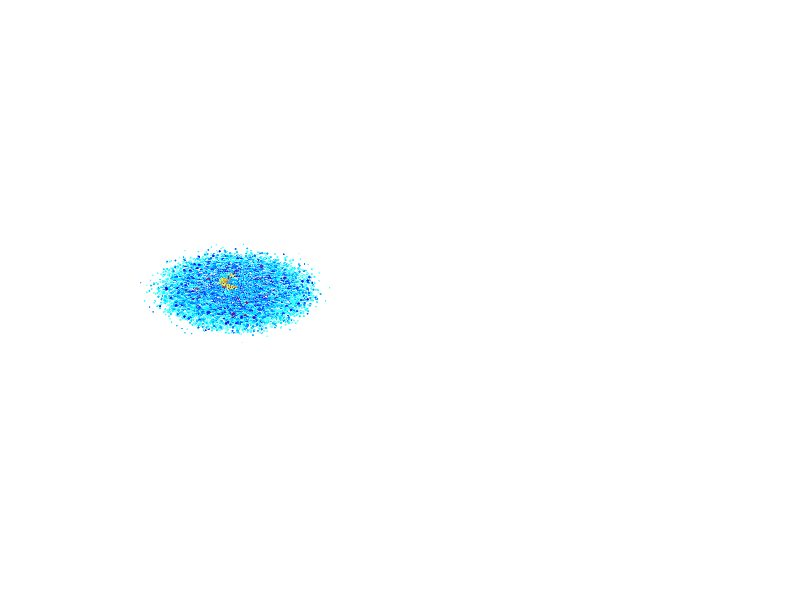

The MATLAB script that drew this image: (Note: this script raises an error after producing the figure.)
function [] = galaxy_model() % M
%
% Author : nicolas.douillet9 (at) gmail.com, 2016-2024.


% Spiral galaxy parameter set example :
%
% [nb_stars = 5e4, amplitude = 0.5, radius = 1, curvature = 9, nb_arms = 2, way = -1, R0 = 3, mean_val = 2, sdn = 4, 
% X_noise_percent = Y_noise_percent = Z_noise_percent = 0.08, a = b = 1, cmap = colormap('bone')]

% Elliptic galaxy parameter set example #1 :
%
% [nb_stars = 1e5, amplitude = 3, radius = 2, curvature = 15, nb_arms = 2,
% way = -1, R0 = 4, mean_val = 1.8, sdn = 1, a = 2, b = 1, noise = 0.15,
% cmap = colormap('autumn')]

% Elliptic galaxy parameter set example #2 :
%
% [nb_stars = 5e4, amplitude = 3, radius = 1, curvature = 360, nb_arms = 2,
% way = -1, R0 = 4, mean_val = 3, sdn = 3, a = 2, b = 1, noise = 0.08,
% colormap('autumn')]


% Spiral geometric parameters
%
nb_stars = 5e4;  % number of stars
amplitude = 0.5; % thickness of the galactic disk
radius = 1;      % basis radius
curvature = 9;   % the higher this value is, the greater the spiral is wrapped around itself
nb_arms = 2;     % number of arms, integer
way = -1;        % -1 / 1 : rotation way
R0 = 3;          % radius translation parameter
mean_val = 2;    % influence stars density at the centre
sdn = 4;         % standard deviations number
k = 1;           % phase at the origin

a = 1;           % ellipsoidal X axis
b = 1;           % ellipsoidal Y axis

% Noise parameters
%
X_noise_percent = 0.08;
Y_noise_percent = 0.08;
Z_noise_percent = 0.08;

% Display parameters
%
profile_view = true;
starsize = 'adaptated'; % 'constant'
az = 0; % -40; % azimut
el = 90; % 78; % elevation
zoom_lvl = 1.3;

% Data distribution
R = radius*(randn(1,nb_stars)) + mean_val;

% Pass band filtering on [mean_val-sdn*radius; mean_val+sdn*radius] where
% radius is the standard deviation of the distribution
%
e = find(abs(R)-mean_val < sdn*radius);
s = numel(e);
R = R(e);

Theta = 2*pi*randn(1,nb_stars);
Theta = Theta(e);

X = a*R.*cos(Theta);
Y = b*R.*sin(Theta);
Phi = angle(X+Y*1i);

% Spiral shape handle function
%
% f = @(A,s,c,r,m,angl,p) A*exp(-(r.^2)/sdn^3).*sin(s*c*log(r)+m*angl+p*pi); 
f = @(A,s,c,r,m,angl,p) A*exp(-(((r-mean_val).^2)/2/radius^2)/sdn^3).*sinc(s*c*log(r)+m*angl+p*pi).^4/radius/sqrt(2*pi); 

Z = f(amplitude,way,curvature,R+R0,nb_arms,Phi,k);

% Normal noise
%
X_noise = X_noise_percent*amplitude*randn(1,s);
Y_noise = Y_noise_percent*amplitude*randn(1,s);
Z_noise = Z_noise_percent*amplitude*randn(1,s);

X = X + X_noise;
Y = Y + Y_noise;
Z = Z + Z_noise;

% M = cat(2,X',Y',Z');

h = figure;
set(h,'Position',get(0,'ScreenSize'));
set(gcf,'Color',[0 0 0]);

% Color parameters
%
colormap(flipud(1-jet)); % 'bone', 'hot', 'autumn', etc.
cmap = colormap;

% % RGB color filters
%
% cmap(1:end,1) = 0; % R
% cmap(1:end,2) = 0; % G
% cmap(1:end,3) = 0; % B
%
% cmap = circshift(cmap,1,2); % color shift


if profile_view
    subplot(121);
end

ax = gca;

if strcmpi(starsize,'constant')
    
    scatter3(X,Y,Z,1,abs(Z),'.'), hold on;

elseif strcmpi(starsize,'adaptated')
    
    scatter3(X,Y,Z,abs(mean_val+sdn-R).^2,abs(Z),'*'), hold on;
    
end

axis equal, axis tight, axis off;
set(ax,'Color',[0 0 0]);
colormap(cmap);
ax.Clipping = 'off';
view(az,el);
zoom(zoom_lvl);


if profile_view
    
    subplot(122);
    ax = gca;
    
    if strcmpi(starsize,'constant')
        
        scatter3(X,Y,Z,1,abs(Z),'.'), hold on;
        
    elseif strcmpi(starsize,'adaptated')
        
        scatter3(X,Y,Z,abs(mean_val+sdn-R).^2,abs(Z),'*'), hold on;
        
    end
    
    axis equal, axis tight, axis off;
    set(ax,'Color',[0 0 0]);
    colormap(cmap);
    ax.Clipping = 'off';
    view(0,0);
    zoom(zoom_lvl);
    
end


end % galaxy_model